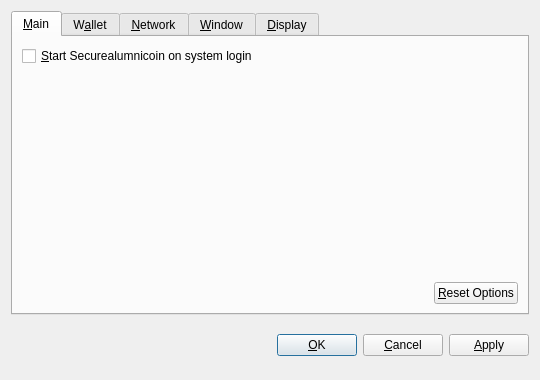
<?xml version="1.0" encoding="UTF-8"?>
<ui version="4.0">
 <class>OptionsDialog</class>
 <widget class="QDialog" name="OptionsDialog">
  <property name="geometry">
   <rect>
    <x>0</x>
    <y>0</y>
    <width>540</width>
    <height>380</height>
   </rect>
  </property>
  <property name="windowTitle">
   <string>Options</string>
  </property>
  <property name="modal">
   <bool>true</bool>
  </property>
  <layout class="QVBoxLayout" name="verticalLayout">
   <item>
    <widget class="QTabWidget" name="tabWidget">
     <property name="tabPosition">
      <enum>QTabWidget::North</enum>
     </property>
     <property name="currentIndex">
      <number>0</number>
     </property>
     <widget class="QWidget" name="tabMain">
      <attribute name="title">
       <string>&amp;Main</string>
      </attribute>
      <layout class="QVBoxLayout" name="verticalLayout_Main">
       <item>
        <widget class="QCheckBox" name="bitcoinAtStartup">
         <property name="toolTip">
          <string>Automatically start Securealumnicoin after logging in to the system.</string>
         </property>
         <property name="text">
          <string>&amp;Start Securealumnicoin on system login</string>
         </property>
        </widget>
       </item>
       <item>
        <spacer name="verticalSpacer_Main">
         <property name="orientation">
          <enum>Qt::Vertical</enum>
         </property>
         <property name="sizeHint" stdset="0">
          <size>
           <width>20</width>
           <height>40</height>
          </size>
         </property>
        </spacer>
       </item>
       <item>
        <layout class="QHBoxLayout" name="horizontalLayout_2_Main">
         <item>
          <spacer name="horizontalSpacer_2_Main">
           <property name="orientation">
            <enum>Qt::Horizontal</enum>
           </property>
           <property name="sizeHint" stdset="0">
            <size>
             <width>40</width>
             <height>20</height>
            </size>
           </property>
          </spacer>
         </item>
         <item>
          <widget class="QPushButton" name="resetButton">
           <property name="toolTip">
            <string>Reset all client options to default.</string>
           </property>
           <property name="text">
            <string>&amp;Reset Options</string>
           </property>
           <property name="autoDefault">
            <bool>false</bool>
           </property>
          </widget>
         </item>
        </layout>
       </item>
      </layout>
     </widget>
     <widget class="QWidget" name="tabWallet">
      <attribute name="title">
       <string>W&amp;allet</string>
      </attribute>
      <layout class="QVBoxLayout" name="verticalLayout_Network">
       <item>
        <widget class="QLabel" name="transactionFeeInfoLabel">
         <property name="text">
          <string>Optional transaction fee per kB that helps make sure your transactions are processed quickly. Most transactions are 1 kB.</string>
         </property>
         <property name="textFormat">
          <enum>Qt::PlainText</enum>
         </property>
         <property name="wordWrap">
          <bool>true</bool>
         </property>
        </widget>
       </item>
       <item>
        <layout class="QHBoxLayout" name="horizontalLayout_1_Main">
         <item>
          <widget class="QLabel" name="transactionFeeLabel">
           <property name="text">
            <string>Pay transaction &amp;fee</string>
           </property>
           <property name="textFormat">
            <enum>Qt::PlainText</enum>
           </property>
           <property name="buddy">
            <cstring>transactionFee</cstring>
           </property>
          </widget>
         </item>
         <item>
          <widget class="BitcoinAmountField" name="transactionFee"/>
         </item>
         <item>
          <spacer name="horizontalSpacer_1_Main">
           <property name="orientation">
            <enum>Qt::Horizontal</enum>
           </property>
           <property name="sizeHint" stdset="0">
            <size>
             <width>40</width>
             <height>20</height>
            </size>
           </property>
          </spacer>
         </item>
        </layout>
       </item>
       <item>
        <widget class="QLabel" name="label">
         <property name="text">
          <string>If you disable the spending of unconfirmed change, the change from a transaction cannot be used until that transaction has at least one confirmation. This also affects how your balance is computed.</string>
         </property>
         <property name="wordWrap">
          <bool>true</bool>
         </property>
        </widget>
       </item>
       <item>
        <widget class="QCheckBox" name="spendZeroConfChange">
         <property name="text">
          <string>Spend unconfirmed change  (experts only)</string>
         </property>
        </widget>
       </item>
       <item>
        <spacer name="verticalSpacer">
         <property name="orientation">
          <enum>Qt::Vertical</enum>
         </property>
         <property name="sizeHint" stdset="0">
          <size>
           <width>20</width>
           <height>40</height>
          </size>
         </property>
        </spacer>
       </item>
      </layout>
     </widget>
     <widget class="QWidget" name="tabNetwork">
      <attribute name="title">
       <string>&amp;Network</string>
      </attribute>
      <layout class="QVBoxLayout" name="verticalLayout_Network">
       <item>
        <widget class="QCheckBox" name="mapPortUpnp">
         <property name="toolTip">
          <string>Automatically open the Securealumnicoin client port on the router. This only works when your router supports UPnP and it is enabled.</string>
         </property>
         <property name="text">
          <string>Map port using &amp;UPnP</string>
         </property>
        </widget>
       </item>
       <item>
        <widget class="QCheckBox" name="connectSocks">
         <property name="toolTip">
          <string>Connect to the Securealumnicoin network through a SOCKS proxy (e.g. when connecting through Tor).</string>
         </property>
         <property name="text">
          <string>&amp;Connect through SOCKS proxy:</string>
         </property>
        </widget>
       </item>
       <item>
        <layout class="QHBoxLayout" name="horizontalLayout_Network">
         <item>
          <widget class="QLabel" name="proxyIpLabel">
           <property name="text">
            <string>Proxy &amp;IP:</string>
           </property>
           <property name="textFormat">
            <enum>Qt::PlainText</enum>
           </property>
           <property name="buddy">
            <cstring>proxyIp</cstring>
           </property>
          </widget>
         </item>
         <item>
          <widget class="QValidatedLineEdit" name="proxyIp">
           <property name="maximumSize">
            <size>
             <width>140</width>
             <height>16777215</height>
            </size>
           </property>
           <property name="toolTip">
            <string>IP address of the proxy (e.g. 127.0.0.1)</string>
           </property>
          </widget>
         </item>
         <item>
          <widget class="QLabel" name="proxyPortLabel">
           <property name="text">
            <string>&amp;Port:</string>
           </property>
           <property name="textFormat">
            <enum>Qt::PlainText</enum>
           </property>
           <property name="buddy">
            <cstring>proxyPort</cstring>
           </property>
          </widget>
         </item>
         <item>
          <widget class="QLineEdit" name="proxyPort">
           <property name="maximumSize">
            <size>
             <width>55</width>
             <height>16777215</height>
            </size>
           </property>
           <property name="toolTip">
            <string>Port of the proxy (e.g. 9050)</string>
           </property>
          </widget>
         </item>
         <item>
          <widget class="QLabel" name="socksVersionLabel">
           <property name="text">
            <string>SOCKS &amp;Version:</string>
           </property>
           <property name="textFormat">
            <enum>Qt::PlainText</enum>
           </property>
           <property name="buddy">
            <cstring>socksVersion</cstring>
           </property>
          </widget>
         </item>
         <item>
          <widget class="QValueComboBox" name="socksVersion">
           <property name="toolTip">
            <string>SOCKS version of the proxy (e.g. 5)</string>
           </property>
          </widget>
         </item>
         <item>
          <spacer name="horizontalSpacer_Network">
           <property name="orientation">
            <enum>Qt::Horizontal</enum>
           </property>
           <property name="sizeHint" stdset="0">
            <size>
             <width>40</width>
             <height>20</height>
            </size>
           </property>
          </spacer>
         </item>
        </layout>
       </item>
       <item>
        <spacer name="verticalSpacer_Network">
         <property name="orientation">
          <enum>Qt::Vertical</enum>
         </property>
         <property name="sizeHint" stdset="0">
          <size>
           <width>20</width>
           <height>40</height>
          </size>
         </property>
        </spacer>
       </item>
      </layout>
     </widget>
     <widget class="QWidget" name="tabWindow">
      <attribute name="title">
       <string>&amp;Window</string>
      </attribute>
      <layout class="QVBoxLayout" name="verticalLayout_Window">
       <item>
        <widget class="QCheckBox" name="minimizeToTray">
         <property name="toolTip">
          <string>Show only a tray icon after minimizing the window.</string>
         </property>
         <property name="text">
          <string>&amp;Minimize to the tray instead of the taskbar</string>
         </property>
        </widget>
       </item>
       <item>
        <widget class="QCheckBox" name="minimizeOnClose">
         <property name="toolTip">
          <string>Minimize instead of exit the application when the window is closed. When this option is enabled, the application will be closed only after selecting Quit in the menu.</string>
         </property>
         <property name="text">
          <string>M&amp;inimize on close</string>
         </property>
        </widget>
       </item>
       <item>
        <spacer name="verticalSpacer_Window">
         <property name="orientation">
          <enum>Qt::Vertical</enum>
         </property>
         <property name="sizeHint" stdset="0">
          <size>
           <width>20</width>
           <height>40</height>
          </size>
         </property>
        </spacer>
       </item>
      </layout>
     </widget>
     <widget class="QWidget" name="tabDisplay">
      <attribute name="title">
       <string>&amp;Display</string>
      </attribute>
      <layout class="QVBoxLayout" name="verticalLayout_Display">
       <item>
        <layout class="QHBoxLayout" name="horizontalLayout_1_Display">
         <item>
          <widget class="QLabel" name="langLabel">
           <property name="text">
            <string>User Interface &amp;language:</string>
           </property>
           <property name="textFormat">
            <enum>Qt::PlainText</enum>
           </property>
           <property name="buddy">
            <cstring>lang</cstring>
           </property>
          </widget>
         </item>
         <item>
          <widget class="QValueComboBox" name="lang">
           <property name="toolTip">
            <string>The user interface language can be set here. This setting will take effect after restarting Securealumnicoin.</string>
           </property>
          </widget>
         </item>
        </layout>
       </item>
       <item>
        <layout class="QHBoxLayout" name="horizontalLayout_2_Display">
         <item>
          <widget class="QLabel" name="unitLabel">
           <property name="text">
            <string>&amp;Unit to show amounts in:</string>
           </property>
           <property name="textFormat">
            <enum>Qt::PlainText</enum>
           </property>
           <property name="buddy">
            <cstring>unit</cstring>
           </property>
          </widget>
         </item>
         <item>
          <widget class="QValueComboBox" name="unit">
           <property name="toolTip">
            <string>Choose the default subdivision unit to show in the interface and when sending coins.</string>
           </property>
          </widget>
         </item>
        </layout>
       </item>
       <item>
        <widget class="QCheckBox" name="displayAddresses">
         <property name="toolTip">
          <string>Whether to show Securealumnicoin addresses in the transaction list or not.</string>
         </property>
         <property name="text">
          <string>&amp;Display addresses in transaction list</string>
         </property>
        </widget>
       </item>
       <item>
        <widget class="QCheckBox" name="coinControlFeatures">
         <property name="toolTip">
          <string>Whether to show coin control features or not.</string>
         </property>
         <property name="text">
          <string>Display coin &amp;control features (experts only!)</string>
         </property>
        </widget>
       </item>
       <item>
        <spacer name="verticalSpacer_Display">
         <property name="orientation">
          <enum>Qt::Vertical</enum>
         </property>
         <property name="sizeHint" stdset="0">
          <size>
           <width>20</width>
           <height>40</height>
          </size>
         </property>
        </spacer>
       </item>
      </layout>
     </widget>
    </widget>
   </item>
   <item>
    <layout class="QHBoxLayout" name="horizontalLayout_Buttons">
     <item>
      <spacer name="horizontalSpacer_1">
       <property name="orientation">
        <enum>Qt::Horizontal</enum>
       </property>
       <property name="sizeHint" stdset="0">
        <size>
         <width>40</width>
         <height>48</height>
        </size>
       </property>
      </spacer>
     </item>
     <item>
      <widget class="QLabel" name="statusLabel">
       <property name="font">
        <font>
         <weight>75</weight>
         <bold>true</bold>
        </font>
       </property>
       <property name="text">
        <string/>
       </property>
       <property name="textFormat">
        <enum>Qt::PlainText</enum>
       </property>
       <property name="wordWrap">
        <bool>true</bool>
       </property>
      </widget>
     </item>
     <item>
      <spacer name="horizontalSpacer_2">
       <property name="orientation">
        <enum>Qt::Horizontal</enum>
       </property>
       <property name="sizeHint" stdset="0">
        <size>
         <width>40</width>
         <height>48</height>
        </size>
       </property>
      </spacer>
     </item>
     <item>
      <widget class="QPushButton" name="okButton">
       <property name="text">
        <string>&amp;OK</string>
       </property>
      </widget>
     </item>
     <item>
      <widget class="QPushButton" name="cancelButton">
       <property name="text">
        <string>&amp;Cancel</string>
       </property>
       <property name="autoDefault">
        <bool>false</bool>
       </property>
      </widget>
     </item>
     <item>
      <widget class="QPushButton" name="applyButton">
       <property name="text">
        <string>&amp;Apply</string>
       </property>
       <property name="autoDefault">
        <bool>false</bool>
       </property>
      </widget>
     </item>
    </layout>
   </item>
  </layout>
 </widget>
 <customwidgets>
  <customwidget>
   <class>BitcoinAmountField</class>
   <extends>QSpinBox</extends>
   <header>bitcoinamountfield.h</header>
  </customwidget>
  <customwidget>
   <class>QValueComboBox</class>
   <extends>QComboBox</extends>
   <header>qvaluecombobox.h</header>
  </customwidget>
  <customwidget>
   <class>QValidatedLineEdit</class>
   <extends>QLineEdit</extends>
   <header>qvalidatedlineedit.h</header>
  </customwidget>
 </customwidgets>
 <resources/>
 <connections/>
</ui>
